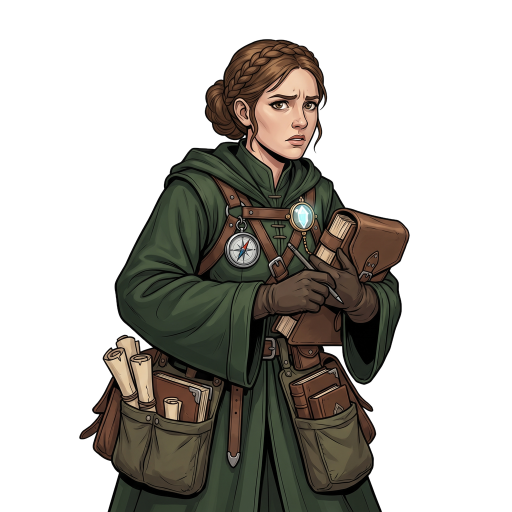
#> input picture materials/inbox/visual/portraits/VIS-POR-001_alice_concerned_v002.png, 1024 x 1024 px (shown at 1/2 size)
$ python -i postprocess_portraits.py   (imports and definitions only)
#> lines starting #> are read from the running program, lines starting #| are printed output that depends on the picture
#> further down, picture is the input picture: PIL image 1024x1024 RGBA; mean R, G, B, A 183.7, 181.1, 175.8, 99
#!/usr/bin/env python3
# -*- coding: utf-8 -*-
"""VIS-POR-001 肖像后处理：去背景（渐变背景模型）+ 256px 缩略图 + 规范命名。

背景模型：用四角颜色做双线性插值估计每个像素的背景色，
alpha = 1 - smoothstep(dist, t0, t1)；随后轻微羽化。
"""

import numpy as np
from pathlib import Path
from PIL import Image, ImageFilter

SRC = Path("/Users/lzm/Desktop/UW/materials/inbox/visual/portraits")
T0, T1 = 18, 60  # 距离阈值（欧氏距离，0-255 空间）


def remove_bg(im):
    rgb = np.asarray(im.convert("RGB")).astype(np.float64)
    h, w, _ = rgb.shape
#> h = 1024; w = 1024
    # 四角背景色
    c = {
        "tl": rgb[2, 2], "tr": rgb[2, w - 3],
        "bl": rgb[h - 3, 2], "br": rgb[h - 3, w - 3],
    }
#> c = {'tl': [255, 255, 255], 'tr': [255, 255, 255], 'bl': [255, 255, 255], 'br': [255, 255, 255]}
    ys, xs = np.mgrid[0:h, 0:w]
    ty = ys / max(1, h - 1)
    tx = xs / max(1, w - 1)
    # 双线性插值
    top = c["tl"][None, None, :] * (1 - tx[..., None]) + c["tr"][None, None, :] * tx[..., None]
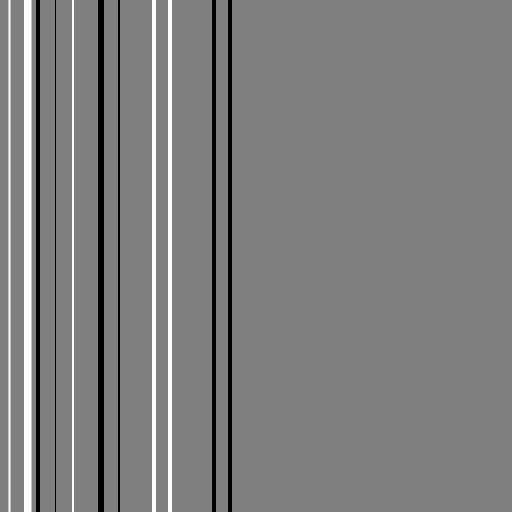
#> top: shape (1024, 1024, 3) float64 (shown at 1/2 size); min 255, max 255, mean 255; drawn with min black and max white
    bot = c["bl"][None, None, :] * (1 - tx[..., None]) + c["br"][None, None, :] * tx[..., None]
    bg = top * (1 - ty[..., None]) + bot * ty[..., None]
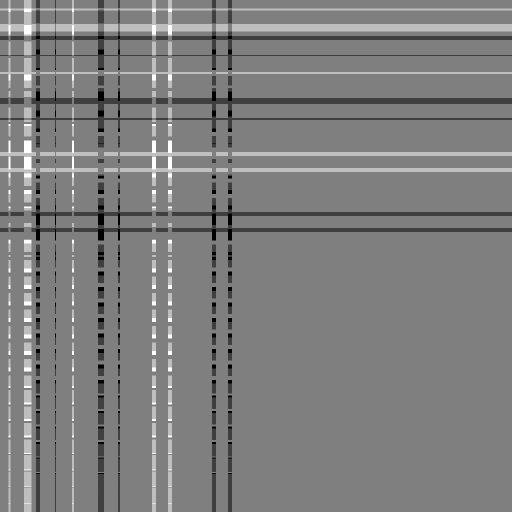
#> bg: shape (1024, 1024, 3) float64 (shown at 1/2 size); min 255, max 255, mean 255; drawn with min black and max white
    dist = np.sqrt(((rgb - bg) ** 2).sum(axis=2))
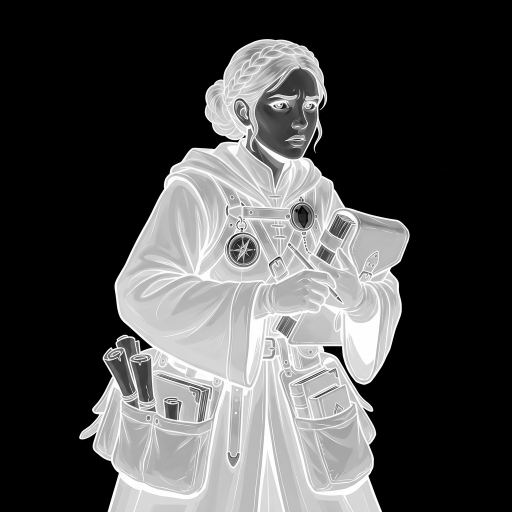
#> dist: shape (1024, 1024) float64 (shown at 1/2 size); min 0, max 441.7, mean 130.1; drawn with min black and max white
    # smoothstep 过渡
    t = np.clip((dist - T0) / max(1, T1 - T0), 0, 1)
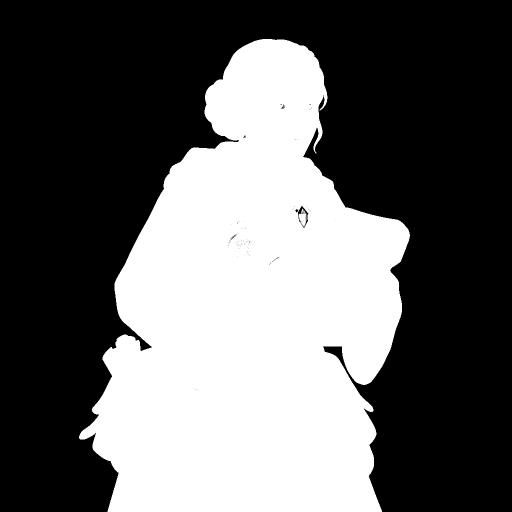
#> t: shape (1024, 1024) float64 (shown at 1/2 size); min 0, max 1, mean 0.388
    alpha = t * t * (3 - 2 * t)
    a8 = (alpha * 255).astype(np.uint8)
    out = im.convert("RGBA")
    out.putalpha(Image.fromarray(a8, "L").filter(ImageFilter.GaussianBlur(0.8)))
    return out


def main():
    # 规范命名
    mapping = {
        "Portrait_of_a_young_man_with_s_2026-08-04T14-48-03.png": "VIS-POR-001_kirito_resolved_v001",
        "Portrait_of_a_young_woman_with_2026-08-04T14-48-04.png": "VIS-POR-001_alice_neutral_v001",
        "calm_neutral_portrait__a_teena_2026-08-04T14-48-49.png": "VIS-POR-001_kirito_neutral_v001",
        "warm_gentle_smile_portrait__a__2026-08-04T14-49-18.png": "VIS-POR-001_alice_warm_v001",
        "gentle_neutral_portrait__a_tee_2026-08-04T14-49-18.png": "VIS-POR-001_eugeo_neutral_v001",
        "concerned_worried_portrait__a__2026-08-04T14-49-18.png": "VIS-POR-001_eugeo_concerned_v001",
    }
    for src, stem in mapping.items():
        p = SRC / src
        if not p.exists():
            print("MISSING:", src)
            continue
        im = Image.open(p)
        out = remove_bg(im)
        # 透明版本
        out.save(SRC / f"{stem}.png")
        # 256 缩略图（透明+半透明棋盘底可另存，这里只存透明版）
        thumb = out.resize((256, 256), Image.LANCZOS)
        thumb.save(SRC / f"{stem}_256.png")
        print("OK", stem)
        p.unlink()  # 删除自动命名原文件


# [2 lines not run here, left out]

>>> from PIL import Image
>>> picture = Image.open('../inbox/visual/portraits/VIS-POR-001_alice_concerned_v002.png')
>>> result = remove_bg(picture)

$ run again, on materials/inbox/visual/portraits/VIS-POR-001_alice_neutral_v002.png
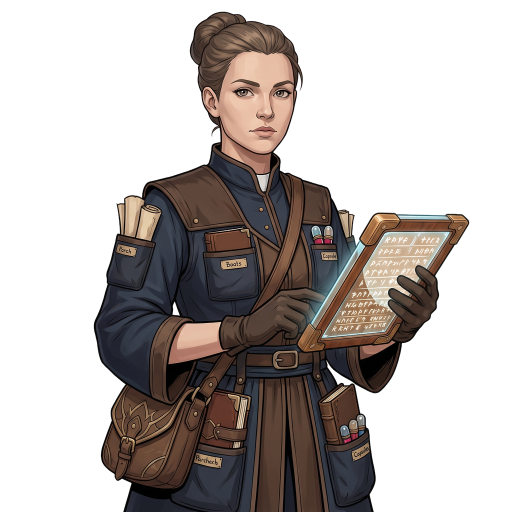
#> input picture materials/inbox/visual/portraits/VIS-POR-001_alice_neutral_v002.png, 1024 x 1024 px (shown at 1/2 size)
#> picture is the input picture: PIL image 1024x1024 RGBA; mean R, G, B, A 185.4, 179.1, 176.3, 105.3
#> c = {'tl': [255, 255, 255], 'tr': [255, 255, 255], 'bl': [255, 255, 255], 'br': [255, 255, 255]}
#> in remove_bg, `dist = np.sqrt(((rgb - bg) ** 2).sum(axis=2))`:
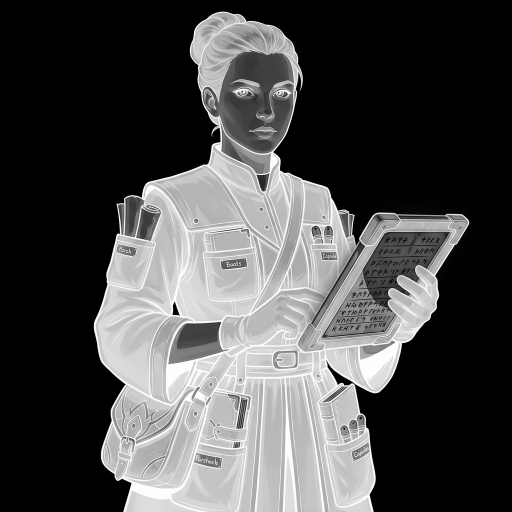
#> dist: shape (1024, 1024) float64 (shown at 1/2 size); min 0, max 441.7, mean 130.2; drawn with min black and max white
#> in remove_bg, `t = np.clip((dist - T0) / max(1, T1 - T0), 0, 1)`:
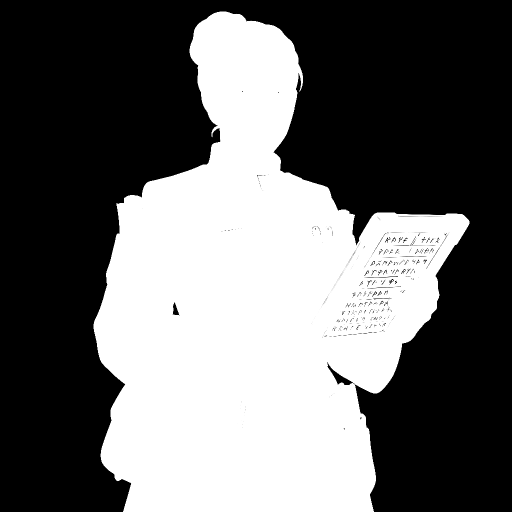
#> t: shape (1024, 1024) float64 (shown at 1/2 size); min 0, max 1, mean 0.413

$ run again, on materials/inbox/visual/portraits/VIS-POR-001_alice_warm_v001.png
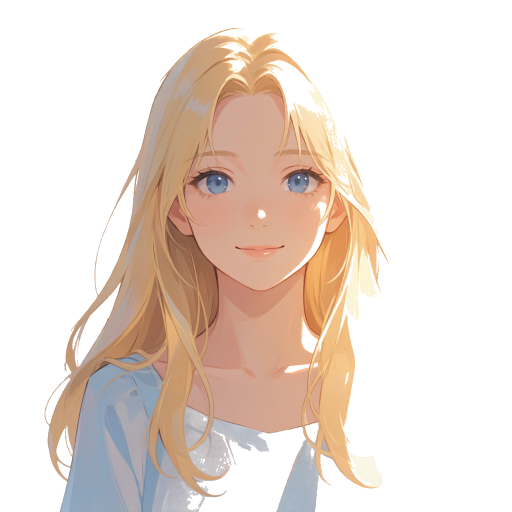
#> input picture materials/inbox/visual/portraits/VIS-POR-001_alice_warm_v001.png, 1024 x 1024 px (shown at 1/2 size)
#> picture is the input picture: PIL image 1024x1024 RGBA; mean R, G, B, A 211.5, 191.9, 171.8, 99
#> in remove_bg, `rgb = np.asarray(im.convert("RGB")).astype(np.float64)`:
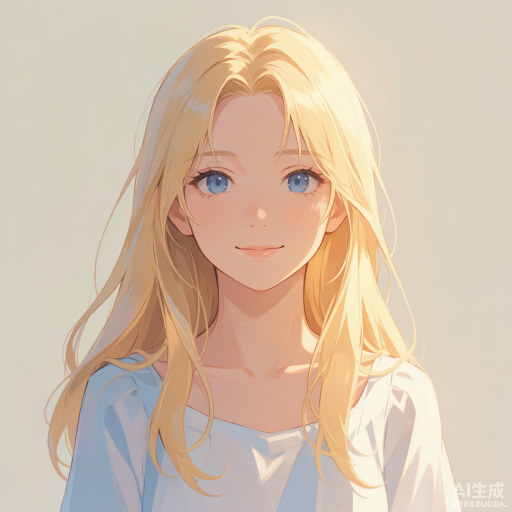
#> rgb: shape (1024, 1024, 3) float64 (shown at 1/2 size); mean R, G, B 211.5, 191.9, 171.8
#> c = {'tl': [209, 209, 195], 'tr': [217, 209, 197], 'bl': [211, 208, 201], 'br': [221, 209, 198]}
#> in remove_bg, `out.putalpha(Image.fromarray(a8, "L").filter(ImageFilter.GaussianBlur(..`:
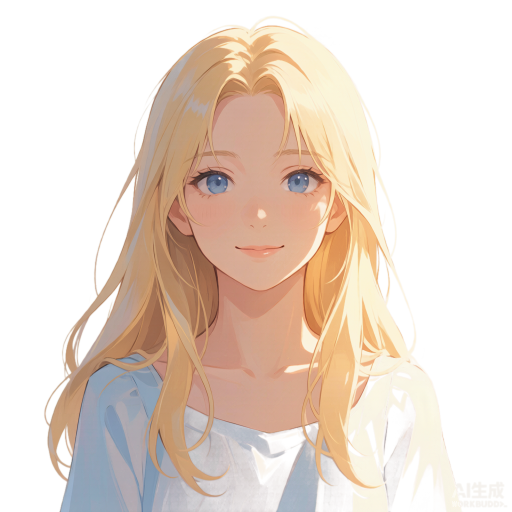
#> out: PIL image 1024x1024 RGBA (shown at 1/2 size); mean R, G, B, A 211.5, 191.9, 171.8, 119.2; transparent parts drawn white
